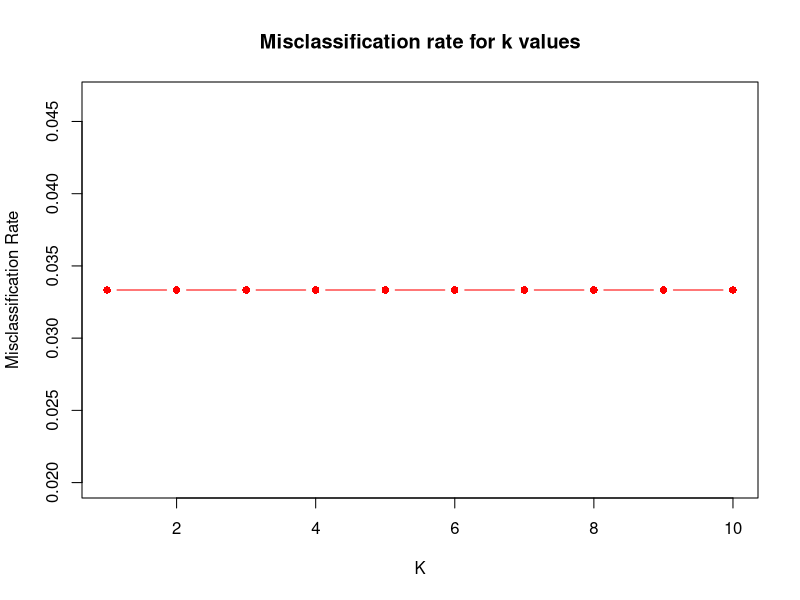
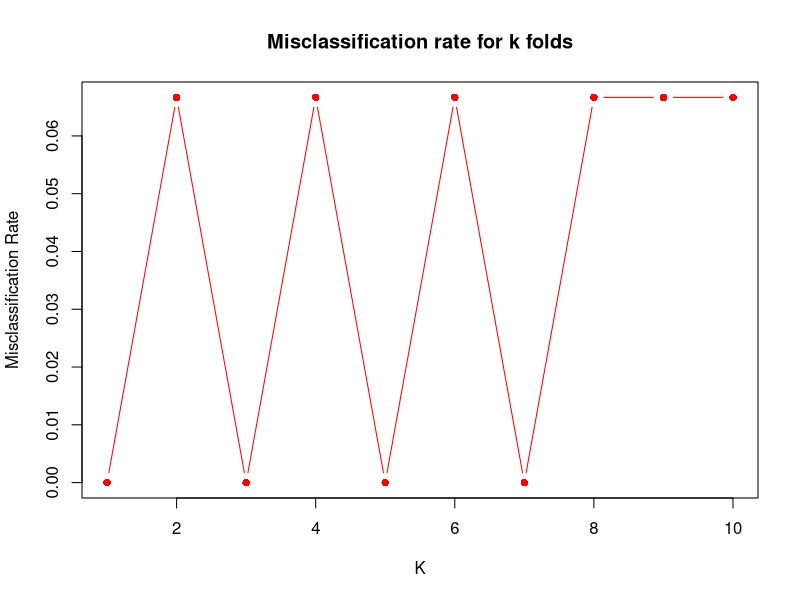

These figures' R source, in order:
## ---- chunk 1
knitr::opts_chunk$set(warning = FALSE, message = FALSE)
## ---- chunk 2
iris_data = read.csv("bezedekIris.csv")
View(iris_data)
## ---- chunk 3
library(class)
library(caret)
## ---- chunk 4
#### FITTING A KNN CLASSIFIER MODEL FOR DIFFERENT VALUES OF K TO FIND THE BEST K WITH LEAST MISCLASSIFICATION RATE
set.seed(123)
train_indices = sample(1:nrow(iris_data), 0.8 * nrow(iris_data))
train_data=iris_data[train_indices, ]
test_data=iris_data[-train_indices, ]
predictors=names(train_data)[1:4]
response="Class"
correct_classification=numeric()
misclassification_rates=numeric()
for (k_value in 1:10) {
  knn_predictions=knn(train = train_data[, predictors], test = test_data[, predictors], cl = train_data[, response], k = k_value)
  confusion_matrix=table(Actual = test_data[, response], Predicted = knn_predictions)
  correct_classification=sum(diag(confusion_matrix)) / sum(confusion_matrix)
  misclassification_rate=1 - correct_classification
  misclassification_rates=c(misclassification_rates, misclassification_rate)
  print(k_value)
  print(confusion_matrix)
  }
print(misclassification_rates)
plot(1:10, misclassification_rates, type = "b", xlab = "K",pch=16,col="red", ylab = "Misclassification Rate", main = "Misclassification rate for k values")
### After fitting the knn model on different k it is observed that 1,3,4,8,9,10 gives the minimum misclassification rate. So the knn model with k =3 can be choosen for further validation
## ---- chunk 5
### APPLYING 10 FOLD CROSS VALIDATION FOR TESTING THE MODEL PREDICTIONS
set.seed(123)
attach(iris_data)
predictors = names(iris_data)[1:4]
response = "Class"
irirs_data_2 = iris_data[,c(predictors,response),drop=FALSE]
k_folds = 10
folds = createFolds(irirs_data_2$Class,k=k_folds,list=TRUE,returnTrain = FALSE)
missclassification_rates = numeric()
for (fold_ind in folds){
  fold = unlist(fold_ind)
  train_data = irirs_data_2[-fold,]
  test_data = irirs_data_2[fold,]
  knn_predictions = knn(train = train_data[,predictors],test=test_data[,predictors],cl=train_data[,response],k=3)
  confusion_matrix = table(Actual=test_data[,response],Predicted=knn_predictions)
  correct_classification = sum(diag(confusion_matrix))/sum(confusion_matrix)
  missclassification_rate = 1-correct_classification
  missclassification_rates = c(missclassification_rates,missclassification_rate)
}
print(missclassification_rates)
plot(1:10, missclassification_rates, type = "b",pch =16,col="red", xlab = "K", ylab = "Misclassification Rate", main = "Misclassification rate for k folds")
average_missclassification = mean(missclassification_rates)
print(average_missclassification)
### After applying the k fold cross validation the average misclassification rate shows up to be 0.04
